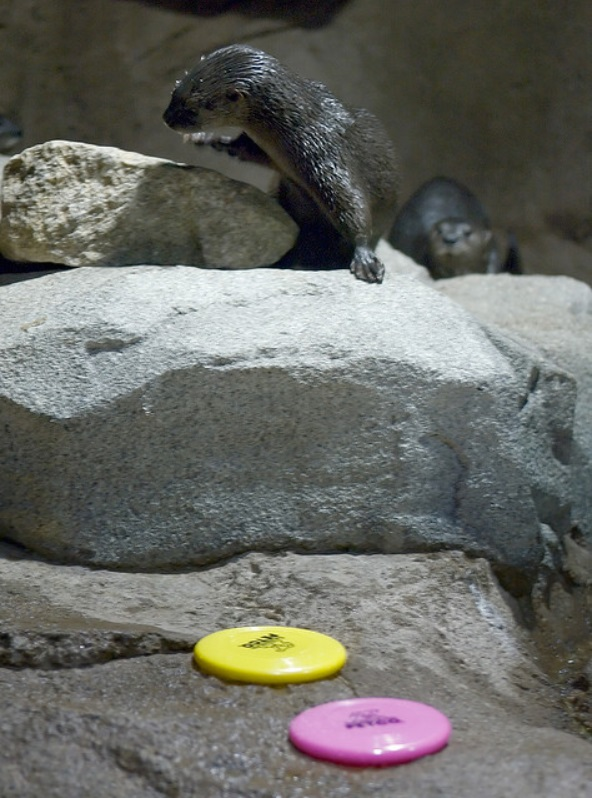
#> input picture q1/1.jpg, 592 x 798 px
$ python bonus.py   (older library calls are emulated)
#> lines starting #> are read from the running program, lines starting #| are printed output that depends on the picture
# Omar_Ryyan, 322283755
# Abdulrahman_Assi, 212371421

# Please replace the above comments with your names and ID numbers in the same format.
import cv2
import numpy as np
import matplotlib.pyplot as plt
from PIL.ImageOps import grayscale

# Load the image
image_path = "1.jpg"
image = cv2.imread(image_path,cv2.IMREAD_GRAYSCALE)
#> image: shape (798, 592); min 0, max 255, mean 104.3
if image is None:
    raise FileNotFoundError(f"Image file '{image_path}' not found.")

# Load the target image for comparison
target_image_path = "image_4.jpg"
target_image = cv2.imread(target_image_path,cv2.IMREAD_GRAYSCALE)
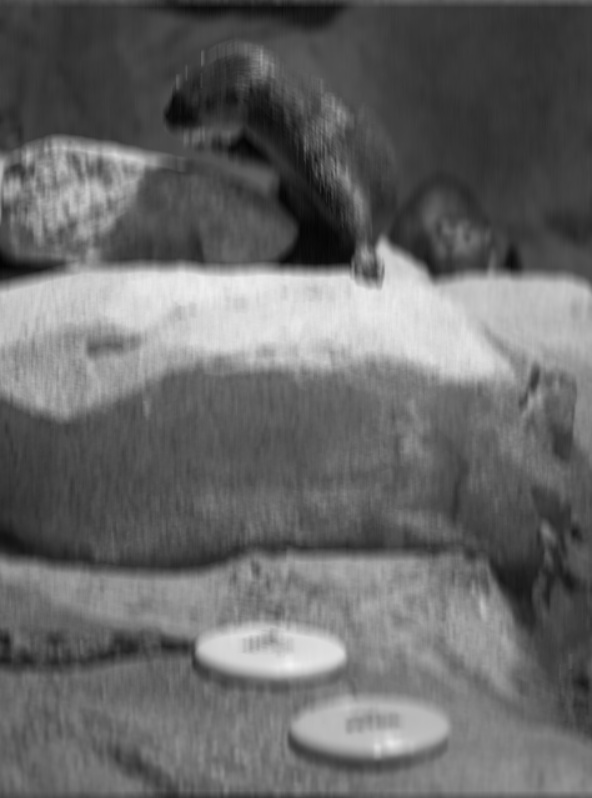
#> input picture q1/image_4.jpg, 592 x 798 px
#> target_image is the input picture: shape (798, 592); min 3, max 243, mean 104.3
if target_image is None:
    raise FileNotFoundError(f"Target image file '{target_image_path}' not found.")

# Convert images to RGB (OpenCV loads images in BGR format by default)
image_rgb = cv2.cvtColor(image, cv2.COLOR_BGR2RGB)
target_image_rgb = cv2.cvtColor(target_image, cv2.COLOR_BGR2RGB)

def y_axis_average_filter(image, radius):

    # Pad the image along the Y-axis to handle edge cases
    padded_image = np.pad(image, ((radius, radius), (0, 0)), mode='constant', constant_values=0)

    # Create an empty image for the result
    filtered_image = np.zeros_like(image, dtype=np.float32)

    # Apply the Y-axis average filter
    for y in range(image.shape[0]):
        # Sum over the window centered at the current pixel along the Y-axis
        filtered_image[y, :] = np.mean(padded_image[y:y + 2 * radius + 1, :], axis=0)

    # Clip the result to the valid range [0, 255] and convert to uint8
    filtered_image = np.clip(filtered_image, 0, 255).astype(np.uint8)
    return filtered_image


def vertical_edge_detection_laplacian(image, ksize=3):
    """
    Apply a Laplacian filter for vertical edge detection.

    Parameters:
        image (numpy.ndarray): Input grayscale image.
        ksize (int): Kernel size for the Laplacian filter. Must be an odd number (1, 3, 5, ...).

    Returns:
        numpy.ndarray: Image with vertical edges detected.
    """
    if len(image.shape) != 2:
        raise ValueError("Input image must be a 2D grayscale image.")

    # Apply the Laplacian filter
    laplacian = cv2.Laplacian(image, cv2.CV_64F, ksize=ksize)

    # Convert the result to an absolute scale
    abs_laplacian = cv2.convertScaleAbs(laplacian)

    return abs_laplacian

# Function to display images
def display_images(titles, images):
    num_images = len(images)
    cols = 4
    rows = (num_images + cols - 1) // cols  # Calculate rows dynamically
    plt.figure(figsize=(15, 5 * rows))
    for i, (title, img) in enumerate(zip(titles, images)):
        plt.subplot(rows, cols, i + 1)
        plt.imshow(img, cmap='gray' if len(img.shape) == 2 else None)
        plt.title(title)
        plt.axis('off')
    plt.tight_layout()
    plt.show()

# Function to apply shearing
def apply_shearing(image, shear_x=0.2, shear_y=0.0):
    rows, cols, ch = image.shape
    shear_matrix = np.float32([
        [1, shear_x, 0],
        [shear_y, 1, 0]
    ])
    sheared_image = cv2.warpAffine(image, shear_matrix, (cols, rows))
    return sheared_image

# Function to compare images
def compare_images(img1, img2):
    # Ensure both images are resized to the same dimensions
    img1_resized = cv2.resize(img1, (img2.shape[1], img2.shape[0]))

    # Convert images to the same number of channels
    if len(img1_resized.shape) == 2:  # If img1 is grayscale
        img1_resized = cv2.cvtColor(img1_resized, cv2.COLOR_GRAY2BGR)
    if len(img2.shape) == 2:  # If img2 is grayscale
        img2 = cv2.cvtColor(img2, cv2.COLOR_GRAY2BGR)

    # Compute the absolute difference
    difference = cv2.absdiff(img1_resized, img2)
    # Return the sum of the difference as a measure of similarity
    return np.sum(difference)

# Function to apply Min-Max normalization
def apply_min_max_filter(image):
    # Normalize the image to the range [0, 255]
    min_val = np.min(image)
#> min_val = 0
    max_val = np.max(image)
#> max_val = 255
    normalized_image = (image - min_val) / (max_val - min_val) * 255
    return np.uint8(normalized_image)


def swap_image_halves(image):
    """
    Swap the upper and lower halves of an image.

    Parameters:
        image (numpy.ndarray): Input image.

    Returns:
        numpy.ndarray: Image with upper and lower halves swapped.
    """
    # Get the height and width of the image
    height, width = image.shape[:2]

    # Ensure the height is divisible by 2
    if height % 2 != 0:
        raise ValueError("Image height must be divisible by 2 for swapping halves.")

    # Split the image into two halves
    upper_half = image[:height // 2, :]
    lower_half = image[height // 2:, :]

    # Swap the halves
    swapped_image = np.vstack((lower_half, upper_half))
    return swapped_image

# 1. Original Image
titles = ["Original"]
images = [image_rgb]
comparisons = []

# 2. Grayscale Conversion
min_max_gray = apply_min_max_filter(image)  # Apply Min-Max normalization to grayscale
comparisons.append(("Min-Max Grayscale", compare_images(min_max_gray, target_image)))
titles.append("Min-Max Grayscale")
images.append(min_max_gray)

# 3. Gaussian Blur
gaussian_blur = cv2.GaussianBlur(image_rgb, (15, 15), 0)

min_max_gaussian_blur = apply_min_max_filter(gaussian_blur)  # Apply Min-Max normalization to Gaussian blur
comparisons.append(("Min-Max Gaussian Blur", compare_images(min_max_gaussian_blur, target_image_rgb)))
titles.append("Min-Max Gaussian Blur")
images.append(min_max_gaussian_blur)

# 4. Median Blur
median_blur = cv2.medianBlur(image_rgb, 15)
min_max_median_blur = apply_min_max_filter(median_blur)  # Apply Min-Max normalization to Median blur
comparisons.append(("Min-Max Median Blur", compare_images(min_max_median_blur, target_image_rgb)))
titles.append("Min-Max Median Blur")
images.append(min_max_median_blur)

# 5. Edge Detection (Canny)
canny_edges = cv2.Canny(image, 100, 200)
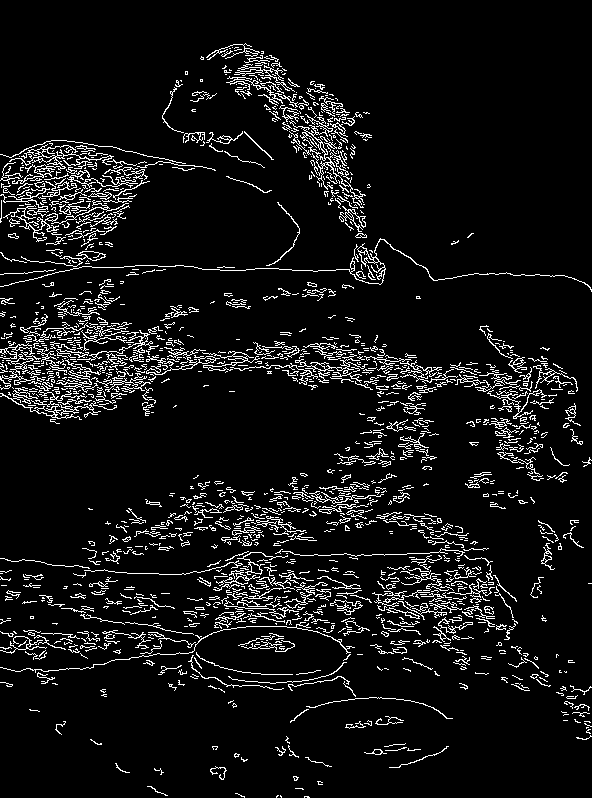
#> canny_edges: shape (798, 592); 7.6% white in thin lines or dots
min_max_canny = apply_min_max_filter(canny_edges)  # Apply Min-Max normalization to Canny edge detection
#> in apply_min_max_filter (call 4), `normalized_image = (image - min_val) / (max_val - min_val) * 255`: normalized_image: shape (798, 592) float64; 7.6% white in thin lines or dots
comparisons.append(("Min-Max Canny Edge Detection", compare_images(min_max_canny, target_image)))
#> in compare_images (call 4), `img1_resized = cv2.cvtColor(img1_resized, cv2.COLOR_GRAY2BGR)`: img1_resized: shape (798, 592, 3); 7.6% white in thin lines or dots
titles.append("Min-Max Canny Edge Detection")
images.append(min_max_canny)

# 6. Sobel Filter (X and Y)
sobel_x = cv2.Sobel(image, cv2.CV_64F, 1, 0, ksize=3)
sobel_y = cv2.Sobel(image, cv2.CV_64F, 0, 1, ksize=3)
sobel_x = cv2.convertScaleAbs(sobel_x)
sobel_y = cv2.convertScaleAbs(sobel_y)
sobel_combined = cv2.addWeighted(sobel_x, 0.5, sobel_y, 0.5, 0)
min_max_sobel_combined = apply_min_max_filter(sobel_combined)  # Apply Min-Max normalization to Sobel combined
comparisons.append(("Min-Max Sobel Combined", compare_images(min_max_sobel_combined, target_image)))
titles.append("Min-Max Sobel Combined")
images.append(min_max_sobel_combined)

# 7. Laplacian Filter
laplacian = cv2.Laplacian(image, cv2.CV_64F)
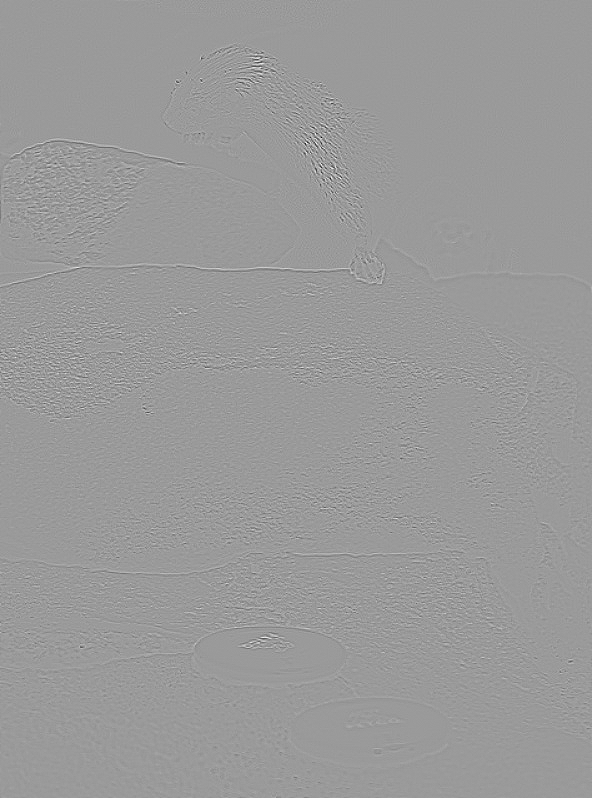
#> laplacian: shape (798, 592) float64; min -401, max 262, mean 0; drawn with min black and max white
laplacian = cv2.convertScaleAbs(laplacian)
min_max_laplacian = apply_min_max_filter(laplacian)  # Apply Min-Max normalization to Laplacian
comparisons.append(("Min-Max Laplacian", compare_images(min_max_laplacian, target_image)))
titles.append("Min-Max Laplacian")
images.append(min_max_laplacian)

# 8. Bilateral Filter
bilateral_filter = cv2.bilateralFilter(image_rgb, 15, 75, 75)
min_max_bilateral = apply_min_max_filter(bilateral_filter)  # Apply Min-Max normalization to Bilateral filter
comparisons.append(("Min-Max Bilateral Filter", compare_images(min_max_bilateral, target_image_rgb)))
titles.append("Min-Max Bilateral Filter")
images.append(min_max_bilateral)

# 9. Adaptive Thresholding
adaptive_thresh = cv2.adaptiveThreshold(image, 255, cv2.ADAPTIVE_THRESH_GAUSSIAN_C,
                                        cv2.THRESH_BINARY, 11, 2)
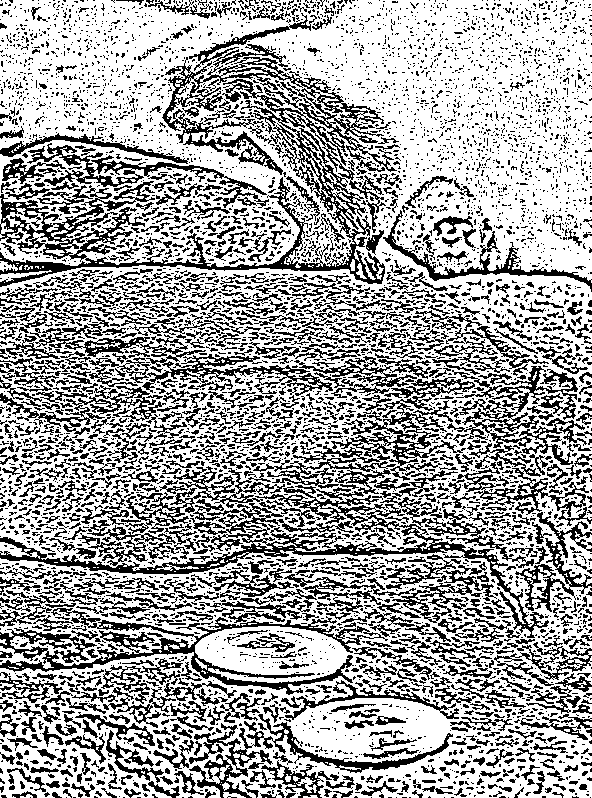
#> adaptive_thresh: shape (798, 592); 65.1% white; black in thin lines or dots
min_max_adaptive_thresh = apply_min_max_filter(adaptive_thresh)  # Apply Min-Max normalization to Adaptive thresholding
#> in apply_min_max_filter (call 8), `normalized_image = (image - min_val) / (max_val - min_val) * 255`: normalized_image: shape (798, 592) float64; 65.1% white; black in thin lines or dots
comparisons.append(("Min-Max Adaptive Thresholding", compare_images(min_max_adaptive_thresh, target_image)))
#> in compare_images (call 8), `img1_resized = cv2.cvtColor(img1_resized, cv2.COLOR_GRAY2BGR)`: img1_resized: shape (798, 592, 3); 65.1% white; black in thin lines or dots
titles.append("Min-Max Adaptive Thresholding")
images.append(min_max_adaptive_thresh)

# 10. Histogram Equalization
equalized = cv2.equalizeHist(image)
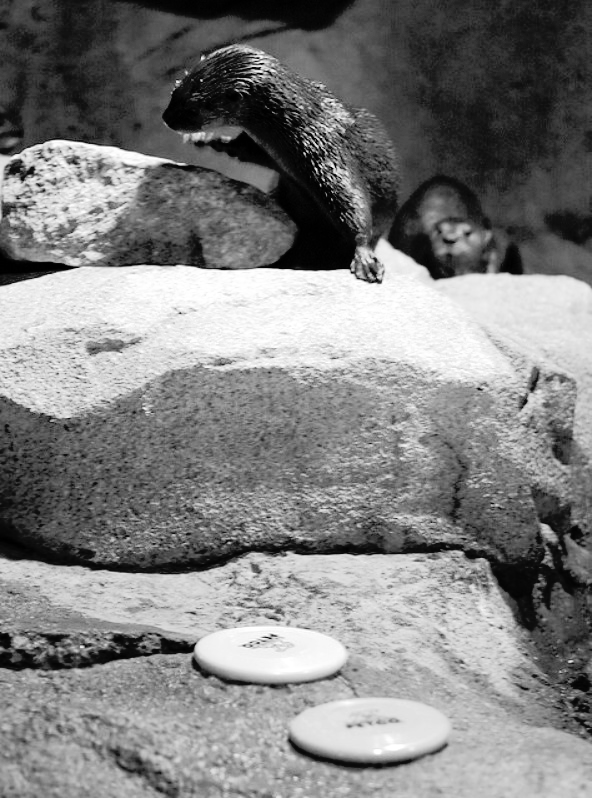
#> equalized: shape (798, 592); min 0, max 255, mean 128.3
min_max_equalized = apply_min_max_filter(equalized)  # Apply Min-Max normalization to Histogram equalization
comparisons.append(("Min-Max Histogram Equalization", compare_images(min_max_equalized, target_image)))
titles.append("Min-Max Histogram Equalization")
images.append(min_max_equalized)

# 11. Shearing
sheared_image = apply_shearing(image_rgb, shear_x=0.2, shear_y=0.1)
#> in apply_shearing, `sheared_image = cv2.warpAffine(image, shear_matrix, (cols, rows))`:
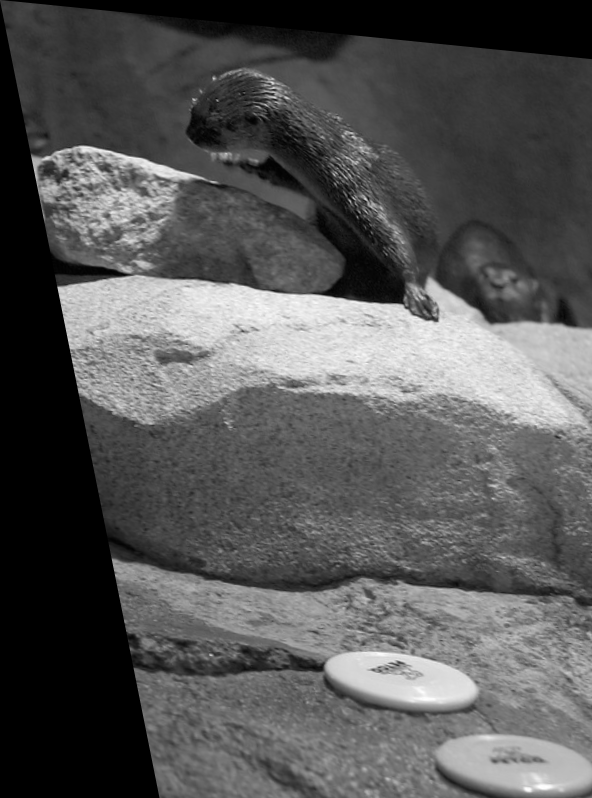
#> sheared_image: shape (798, 592, 3); min 0, max 255, mean 86.7
min_max_shearing = apply_min_max_filter(sheared_image)  # Apply Min-Max normalization to Shearing
comparisons.append(("Min-Max Shearing", compare_images(min_max_shearing, target_image_rgb)))
titles.append("Min-Max Shearing")
images.append(min_max_shearing)

# 12. Convolution
convolution_result = cv2.filter2D(image_rgb, -1, np.array([[-1, -1, -1], [-1, 8, -1], [-1, -1, -1]]))
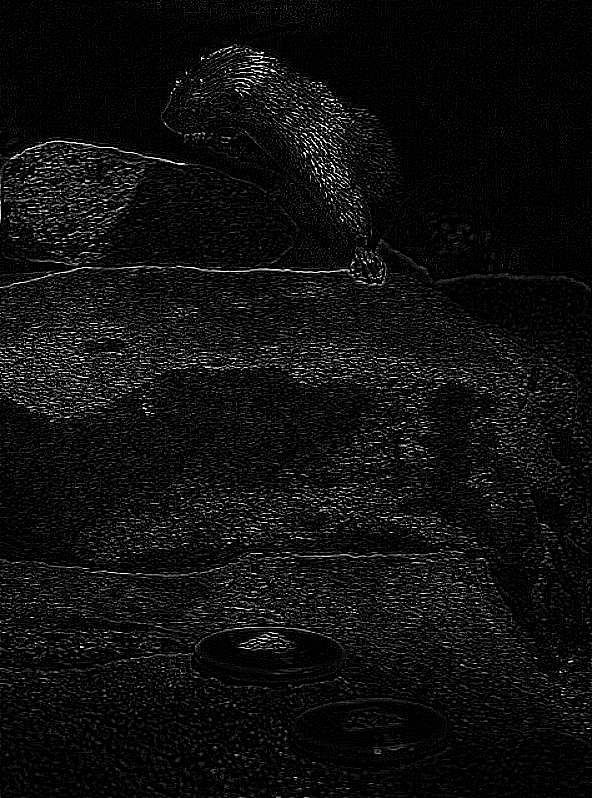
#> convolution_result: shape (798, 592, 3); min 0, max 255, mean 15.1
min_max_convolution = apply_min_max_filter(convolution_result)  # Apply Min-Max normalization to Convolution
comparisons.append(("Min-Max Convolution", compare_images(min_max_convolution, target_image_rgb)))
titles.append("Min-Max Convolution")
images.append(min_max_convolution)

def apply_row_mean_normalization(image):
    rows, cols, ch = image.shape
#> rows = 798; cols = 592; ch = 3
    for row in range(rows):
        # Calculate the mean of the row
        row_mean = np.mean(image[row])
        # Replace every pixel in the row with the row's mean value
        image[row] = row_mean
#> this loop made 798 passes
#> row_mean on passes 1 to 3: 40.24, 40.65, 41.1
    return image

# Apply row-wise mean normalization to the RGB image (a copy to keep original intact)
normalized_image_rgb = apply_row_mean_normalization(image_rgb.copy())
cv2.imwrite("normalized_image_rgb.jpg", normalized_image_rgb)

# Display original image and normalized image
titles.append("Row-wise Mean Normalized Image")
images.append(normalized_image_rgb)

# Display all the results
display_images(titles, images)
#> in display_images, `num_images = len(images)`: num_images = 13
#> in display_images, `rows = (num_images + cols - 1) // cols`: rows = 4
#> the loop in display_images, `for i, (title, img) in enumerate(zip(titles, images)):` made 13 passes
#> title on passes 1 to 12: 'Original', 'Min-Max Grayscale', 'Min-Max Gaussian Blur', 'Min-Max Median Blur', 'Min-Max Canny Edge Detection', 'Min-Max Sobel Combined', 'Min-Max Laplacian', 'Min-Max Bilateral Filter', 'Min-Max Adaptive Thresholding', 'Min-Max Histogram Equalization', 'Min-Max Shearing', 'Min-Max Convolution'

# Swap the upper and lower halves
swapped_image = swap_image_halves(image)

cv2.imshow("swap image",swapped_image)
cv2.waitKey(0)

# Print comparison results
print("Filter Comparison Results:")
for filter_name, diff in comparisons:
    print(f"{filter_name}: Difference = {diff}")
#> this loop made 11 passes
#> (filter_name, diff) on passes 1 to 11: ('Min-Max Grayscale', 13036509), ('Min-Max Gaussian Blur', 8101107), ('Min-Max Median Blur', 10936701), ('Min-Max Canny Edge Detection', 148704180), ('Min-Max Sobel Combined', 106284771), ('Min-Max Laplacian', 131862135), ('Min-Max Bilateral Filter', 10210020), ('Min-Max Adaptive Thresholding', 193148382), ('Min-Max Histogram Equalization', 49662123), ('Min-Max Shearing', 58968432), ('Min-Max Convolution', 130372608)
#| Min-Max Grayscale: Difference = 13036509
#| Min-Max Gaussian Blur: Difference = 8101107
#| Min-Max Median Blur: Difference = 10936701
#| Min-Max Canny Edge Detection: Difference = 148704180
#| Min-Max Sobel Combined: Difference = 106284771
#| Min-Max Laplacian: Difference = 131862135
#| Min-Max Bilateral Filter: Difference = 10210020
#| Min-Max Adaptive Thresholding: Difference = 193148382
#> (further printed lines are left out)

# Suggest the best match
best_match = min(comparisons, key=lambda x: x[1])
#> best_match = ('Min-Max Gaussian Blur', 8101107)
print(f"\nBest matching filter: {best_match[0]} with a difference of {best_match[1]}")
#| Best matching filter: Min-Max Gaussian Blur with a difference of 8101107


'''
need to do :
image 4
image 5
image 7
image 8
image 9
'''
